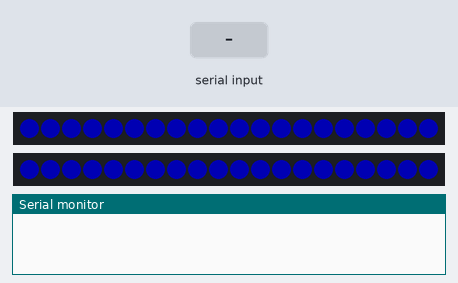
Bench run of a sketch on a simulated nRF52 board. Parts: 2 × 20 RGB LEDs in strip order, left to right, the last lines printed to the serial monitor. Inputs (shaded band) come from the test bench. Dim RGB values are drawn brighter than linear; a phone connects over Bluetooth LE 3 s after start.

Above: at 1.2 s.
1.3 s: "m 1\n" received over the second serial link
At 1.45 s:
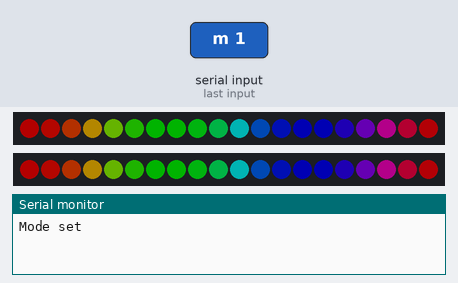
3.7 s: "l 255 0 0\n" received over the second serial link
At 3.87 s:
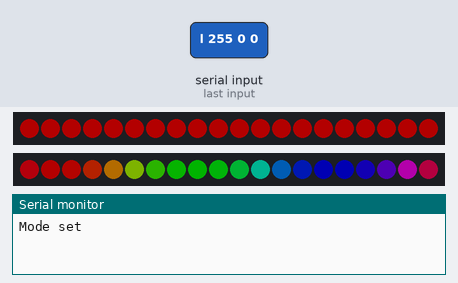
6.1 s: "M90\n" received over the second serial link
At 6.28 s:
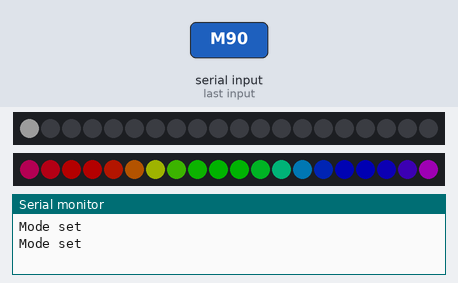
8.5 s: "b 80\n" received over the second serial link
At 8.69 s:
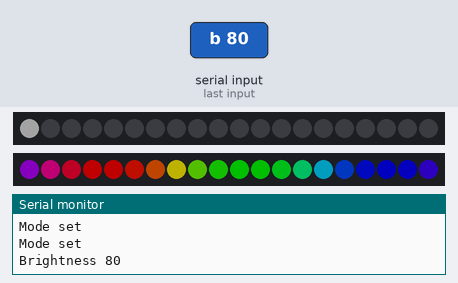
11.5 s: "r 0 0 255\n" received over the second serial link
At 12.7 s:
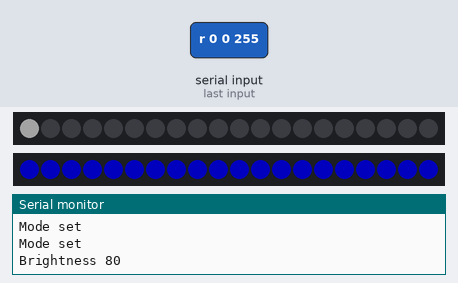
13.0 s: "a 0 255 0\n" received over the second serial link
At 14.0 s:
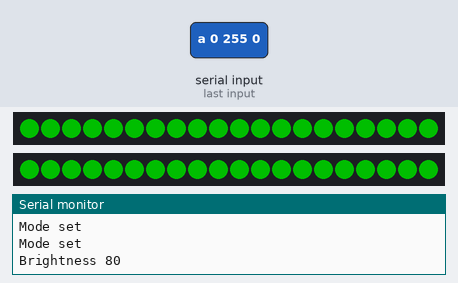
Timing chart, 0 to 15.5 s (numbered marks = the images above; inputs shaded):
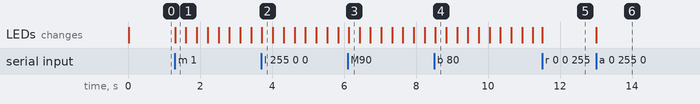

The sketch:

neopixel-controller.ino
```cpp
#include <bluefruit.h>
#include <Adafruit_NeoPixel.h>

// ---------------- Hardware ----------------
#define PIN_LEFT    A0      // Data pin, left strip
#define PIN_RIGHT   A1      // Data pin, right strip
#define NUM_PIXELS  20      // Pixels per strip
#define FRAME_MS    20      // Animation frame interval

// ---------------- Power limits ----------------
// Sized for a 5 V / 1 A power bank output feeding both strips.
#define MAX_BRIGHTNESS   100   // Hard ceiling, cannot be exceeded from the app
#define START_BRIGHTNESS 60
#define MAX_CHANNEL_SUM  400   // Per-pixel r+g+b budget (765 would be full white)

// Many power banks shut down below ~50-100 mA draw. When KEEPALIVE_LEVEL is
// non-zero, pixel 0 of each strip stays lit in "off" mode to hold the bank
// awake. Set to 0 if your bank stays on by itself.
#define KEEPALIVE_LEVEL  120

Adafruit_NeoPixel stripLeft (NUM_PIXELS, PIN_LEFT,  NEO_GRB + NEO_KHZ800);
Adafruit_NeoPixel stripRight(NUM_PIXELS, PIN_RIGHT, NEO_GRB + NEO_KHZ800);

// ---------------- BLE ----------------
BLEDis bledis;
BLEUart bleuart;

// ---------------- State ----------------
enum Mode { MODE_SOLID, MODE_RAINBOW, MODE_CHASE, MODE_BREATHE, MODE_OFF, MODE_COUNT };

struct Channel {
  Adafruit_NeoPixel* strip;
  uint8_t  r, g, b;
  uint8_t  mode;
  uint16_t step;
};

Channel channels[2] = {
  { &stripLeft,  0, 0, 255, MODE_SOLID, 0 },   // 0 = left
  { &stripRight, 0, 0, 255, MODE_SOLID, 0 }    // 1 = right
};

uint8_t  target     = 0x03;   // bit0 = left, bit1 = right
uint8_t  brightness = START_BRIGHTNESS;
uint32_t lastFrame  = 0;

// ---------------- Setup ----------------
void setup() {
  Serial.begin(115200);

  stripLeft.begin();
  stripRight.begin();
  stripLeft.setBrightness(brightness);
  stripRight.setBrightness(brightness);
  stripLeft.clear();  stripLeft.show();
  stripRight.clear(); stripRight.show();

  Bluefruit.begin();
  Bluefruit.setTxPower(4);
  Bluefruit.setName("Feather LEDs");
  Bluefruit.Periph.setConnectCallback(connectCallback);
  Bluefruit.Periph.setDisconnectCallback(disconnectCallback);

  bledis.setManufacturer("Adafruit Industries");
  bledis.setModel("Bluefruit Feather nRF52832");
  bledis.begin();

  bleuart.begin();

  startAdvertising();
}

void startAdvertising() {
  Bluefruit.Advertising.addFlags(BLE_GAP_ADV_FLAGS_LE_ONLY_GENERAL_DISC_MODE);
  Bluefruit.Advertising.addTxPower();
  Bluefruit.Advertising.addService(bleuart);
  Bluefruit.ScanResponse.addName();
  Bluefruit.Advertising.restartOnDisconnect(true);
  Bluefruit.Advertising.setInterval(32, 244);
  Bluefruit.Advertising.setFastTimeout(30);
  Bluefruit.Advertising.start(0);
}

void connectCallback(uint16_t handle) {
  (void) handle;
  bleuart.println("Connected. Controller -> Color Picker / Control Pad");
}

void disconnectCallback(uint16_t handle, uint8_t reason) {
  (void) handle; (void) reason;
}

// ---------------- Main loop ----------------
void loop() {
  readBle();

  uint32_t now = millis();
  if (now - lastFrame >= FRAME_MS) {
    lastFrame = now;
    renderChannel(channels[0]);
    renderChannel(channels[1]);
  }
}

// ---------------- Controller packet parsing ----------------
// Bluefruit Connect Controller sends: '!' + type + payload + checksum
uint8_t packetBuffer[24];
uint8_t packetLen   = 0;
uint8_t expectedLen = 0;

uint8_t packetLengthFor(char type) {
  switch (type) {
    case 'B': return 5;                          // Button
    case 'C': return 6;                          // Color picker
    case 'A': case 'G': case 'M': case 'L': return 15;
    case 'Q': return 19;
    default:  return 0;
  }
}

bool checksumOk(const uint8_t* buf, uint8_t len) {
  uint8_t sum = 0;
  for (uint8_t i = 0; i < len - 1; i++) sum += buf[i];
  return (uint8_t)(~sum) == buf[len - 1];
}

void readBle() {
  while (bleuart.available()) {
    uint8_t c = bleuart.read();

    if (packetLen == 0) {
      if (c == '!') packetBuffer[packetLen++] = c;
      else          handleTextByte(c);
      continue;
    }

    if (packetLen == 1) {
      expectedLen = packetLengthFor((char) c);
      if (expectedLen == 0) { packetLen = 0; continue; }   // Unknown type, resync
      packetBuffer[packetLen++] = c;
      continue;
    }

    packetBuffer[packetLen++] = c;
    if (packetLen >= expectedLen) {
      if (checksumOk(packetBuffer, expectedLen)) handlePacket(packetBuffer);
      packetLen = 0;
    }
  }
}

void handlePacket(const uint8_t* buf) {
  if (buf[1] == 'C') {                    // Color picker
    setColor(buf[2], buf[3], buf[4]);
    return;
  }

  if (buf[1] == 'B') {                    // Control pad button
    char button  = (char) buf[2];
    bool pressed = (buf[3] == '1');
    if (!pressed) return;                 // Act on press only

    switch (button) {
      case '1': target = 0x01; report("Target: left");  break;
      case '2': target = 0x02; report("Target: right"); break;
      case '3': target = 0x03; report("Target: both");  break;
      case '4': toggleOff();                            break;
      case '5': changeBrightness(+20);                  break;   // Up
      case '6': changeBrightness(-20);                  break;   // Down
      case '7': cycleMode(-1);                          break;   // Left
      case '8': cycleMode(+1);                          break;   // Right
    }
  }
}

// ---------------- Text commands (UART module) ----------------
// Examples: "l 255 0 0", "r 0 0 255", "a 0 255 0", "b 80", "m 1"
char    textBuffer[32];
uint8_t textLen = 0;

void handleTextByte(uint8_t c) {
  if (c == '\r') return;
  if (c == '\n') {
    textBuffer[textLen] = '\0';
    if (textLen > 0) handleTextCommand(textBuffer);
    textLen = 0;
    return;
  }
  if (textLen < sizeof(textBuffer) - 1) textBuffer[textLen++] = (char) c;
}

void handleTextCommand(char* line) {
  char cmd = tolower(line[0]);
  int  a = 0, b = 0, c = 0;
  int  n = sscanf(line + 1, "%d %d %d", &a, &b, &c);

  switch (cmd) {
    case 'l': target = 0x01; if (n >= 3) setColor(a, b, c); break;
    case 'r': target = 0x02; if (n >= 3) setColor(a, b, c); break;
    case 'a': target = 0x03; if (n >= 3) setColor(a, b, c); break;
    case 'b': if (n >= 1) { brightness = constrain(a, 1, MAX_BRIGHTNESS); applyBrightness(); } break;
    case 'm': if (n >= 1) setMode(constrain(a, 0, MODE_COUNT - 1)); break;
    default:  report("Commands: l/r/a R G B, b <1-100>, m <0-4>"); break;
  }
}

// ---------------- Actions ----------------
// Scale a colour down so no single pixel exceeds the current budget
void limitColor(uint8_t& r, uint8_t& g, uint8_t& b) {
  uint16_t sum = (uint16_t) r + g + b;
  if (sum <= MAX_CHANNEL_SUM) return;
  r = (uint32_t) r * MAX_CHANNEL_SUM / sum;
  g = (uint32_t) g * MAX_CHANNEL_SUM / sum;
  b = (uint32_t) b * MAX_CHANNEL_SUM / sum;
}

void setColor(uint8_t r, uint8_t g, uint8_t b) {
  limitColor(r, g, b);

  for (uint8_t i = 0; i < 2; i++) {
    if (!(target & (1 << i))) continue;
    channels[i].r = r;
    channels[i].g = g;
    channels[i].b = b;
    // A picked colour should be visible immediately
    if (channels[i].mode == MODE_OFF || channels[i].mode == MODE_RAINBOW)
      channels[i].mode = MODE_SOLID;
  }
}

void setMode(uint8_t mode) {
  for (uint8_t i = 0; i < 2; i++) {
    if (!(target & (1 << i))) continue;
    channels[i].mode = mode;
    channels[i].step = 0;
  }
  report("Mode set");
}

void cycleMode(int8_t delta) {
  for (uint8_t i = 0; i < 2; i++) {
    if (!(target & (1 << i))) continue;
    channels[i].mode = (channels[i].mode + MODE_COUNT + delta) % MODE_COUNT;
    channels[i].step = 0;
  }
  report("Mode changed");
}

void toggleOff() {
  for (uint8_t i = 0; i < 2; i++) {
    if (!(target & (1 << i))) continue;
    channels[i].mode = (channels[i].mode == MODE_OFF) ? MODE_SOLID : MODE_OFF;
  }
}

void changeBrightness(int16_t delta) {
  brightness = constrain((int16_t) brightness + delta, 1, MAX_BRIGHTNESS);
  applyBrightness();
}

void applyBrightness() {
  stripLeft.setBrightness(brightness);
  stripRight.setBrightness(brightness);
  char msg[24];
  snprintf(msg, sizeof(msg), "Brightness %u", brightness);
  report(msg);
}

void report(const char* msg) {
  bleuart.println(msg);
  Serial.println(msg);
}

// ---------------- Rendering ----------------
void renderChannel(Channel& ch) {
  Adafruit_NeoPixel& s = *ch.strip;

  switch (ch.mode) {
    case MODE_OFF:
      s.clear();
      if (KEEPALIVE_LEVEL > 0) {
        // Hold a minimum load so the power bank does not switch itself off
        s.setPixelColor(0, s.Color(KEEPALIVE_LEVEL, KEEPALIVE_LEVEL, KEEPALIVE_LEVEL));
      }
      break;

    case MODE_SOLID:
      s.fill(s.Color(ch.r, ch.g, ch.b));
      break;

    case MODE_RAINBOW:
      for (uint16_t i = 0; i < NUM_PIXELS; i++) {
        uint16_t hue = (uint16_t)((uint32_t) ch.step * 256
                     + (uint32_t) i * 65536UL / NUM_PIXELS);
        s.setPixelColor(i, s.gamma32(s.ColorHSV(hue)));
      }
      ch.step += 2;
      break;

    case MODE_CHASE: {
      s.clear();
      uint16_t head = (ch.step / 4) % NUM_PIXELS;
      for (uint8_t t = 0; t < 6; t++) {
        int16_t idx = (int16_t) head - t;
        if (idx < 0) idx += NUM_PIXELS;
        uint8_t f = 255 >> t;                       // Fading tail
        s.setPixelColor(idx, s.Color((ch.r * f) / 255,
                                     (ch.g * f) / 255,
                                     (ch.b * f) / 255));
      }
      ch.step++;
      break;
    }

    case MODE_BREATHE: {
      float   phase = (ch.step % 200) / 200.0f;
      float   f     = (1.0f - cosf(phase * 2.0f * PI)) / 2.0f;
      uint8_t level = 8 + (uint8_t)(f * 247.0f);
      s.fill(s.Color((ch.r * level) / 255,
                     (ch.g * level) / 255,
                     (ch.b * level) / 255));
      ch.step++;
      break;
    }
  }

  s.show();
}
```

Measured:
- after the input at 1.3 s, the LEDs: change at once (image 1)
- after the input at 3.7 s, the LEDs: change at once (image 2)
- after the input at 6.1 s, the LEDs: change at once (image 3)
- after the input at 11.5 s, the LEDs: change at once (image 5)
- after the input at 13.0 s, the LEDs: change at once (image 6)
